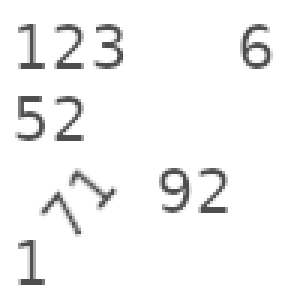
#> input picture images/all-numbers.png, 100 x 100 px (shown 3 times larger); its folder holds only this picture in this run
$ python -i segmentation.py   (imports and definitions only)
#> lines starting #> are read from the running program, lines starting #| are printed output that depends on the picture; after the words box and inside, x2 and y2 are one past the last pixel; in counts of white or black regions, pixels touching at a corner belong together
import os
import math
import skimage.io
import cv2
import numpy as np
from skimage.morphology import *
from skimage.color import rgb2gray
from skimage.filters import threshold_otsu
from skimage import img_as_ubyte

from grid_detection import otsu_image

K_SEUIL_MULTIPLE = 0.62
K_SEUIL_MULTIPLE2 = 1.7
INDEX = 0


# [51 lines left out: functions find_nearest_white, get_nearest_road, segment_orientation, load_image, not called in this run]


import skimage.morphology
# [7 lines left out: function fill_holes, not called in this run]


from skimage.measure import label, regionprops
# [90 lines left out: functions get_objects, count_lines, check_has_small_holes, check_is_striped_zone, check_if_empty, not called in this run]


def remove_lines_and_circle(binary, threshold1=0.2, threshold_poly=0.9):
    count = 0
    lbl = label(binary, connectivity=1)

    result = binary.copy()

    for reg in regionprops(lbl):
        if reg.major_axis_length == 0.0:
            continue

        ratio = reg.minor_axis_length / reg.major_axis_length
        ratio_area = reg.filled_area / reg.convex_area
        area = reg.area / reg.filled_area

        if ratio_area > 1.0 or area < 0.9:
            ratio_area = 0.0

        if ratio < threshold1 or (ratio > 0.9 and area > 0.9) or (ratio_area > threshold_poly and ratio > 0.4):
            result[lbl == reg.label] = 0


    return result


def check_not_geometric(image):
    h, w = image.shape
#> h = 100; w = 100
    cls = 10

    result = np.zeros((h + cls*2, w + cls*2))
    result[cls:-cls,cls:-cls] = image
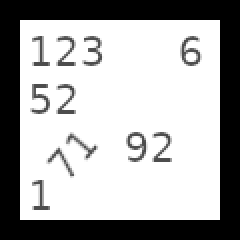
#> result: shape (120, 120) float64 (shown 2 times larger); min 0, max 255, mean 170.1

    binary = result != 0
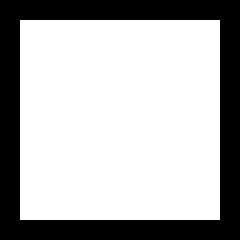
#> binary: shape (120, 120) bool (shown 2 times larger); 69.4% white; 1 black region, box (x1, y1, x2, y2) and area: (0, 0, 120, 120) 4400
    filtered = result != 0

    filtered = remove_lines_and_circle(binary)
#> the loop in remove_lines_and_circle, `for reg in regionprops(lbl):` made 1 pass
#> (ratio, area) on pass 1: (1, 1)
#> after the loop in remove_lines_and_circle, `for reg in regionprops(lbl):`: result: shape (120, 120) bool; every value is 0
    filtered = remove_small_objects(filtered, 30)

    return np.sum(filtered) < 20


# [78 lines left out: functions tclosing, check_is_line, check_is_thick, remove_noise, extract_single_numbers, process, not called in this run]


class Properties:
    """
    Create properties by hand because we want to change some attributes
    """
    # [268 lines left out: functions __init__, update_bbox, update_centroid, regionprop_to_properties, add_result, pick_results and 3 more, not called in this run]


import skimage.color
import json

# [26 lines left out: functions props_to_dict, apply_mask_binary, apply_mask_gray, not called in this run]


from sklearn.neighbors import NearestNeighbors
from skimage.metrics import peak_signal_noise_ratio

# [132 lines left out: functions recreate_image_with_shape, postprocess_filter_distance, postprocess_filter_similar, postprocess_filter, get_original_masked, not called in this run]


from PIL import ImageFont, ImageDraw, Image
# [108 lines left out: functions save_processed_heatmap, process_from_heatmaps, not called in this run]

>>> import cv2
>>> picture = cv2.imread('../images/all-numbers.png', cv2.IMREAD_GRAYSCALE)
>>> result = check_not_geometric(picture)
#> result = True

$ run again, on images/overlap-and-holes.png
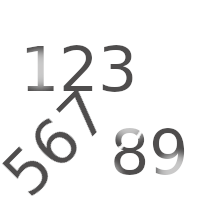
#> input picture images/overlap-and-holes.png, 200 x 200 px
#> in check_not_geometric, `result[cls:-cls,cls:-cls] = image`:
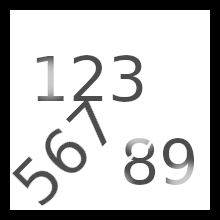
#> result: shape (220, 220) float64; min 0, max 255, mean 196.7
#> in check_not_geometric, `binary = result != 0`:
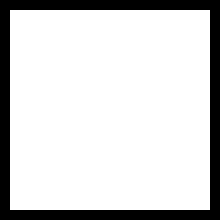
#> binary: shape (220, 220) bool; 82.6% white; 1 black region, box (x1, y1, x2, y2) and area: (0, 0, 220, 220) 8400
#> the loop in remove_lines_and_circle, `for reg in regionprops(lbl):` made 1 pass
#> (ratio, area) on pass 1: (1, 1)
#> `result = check_not_geometric(picture)`: result = True
